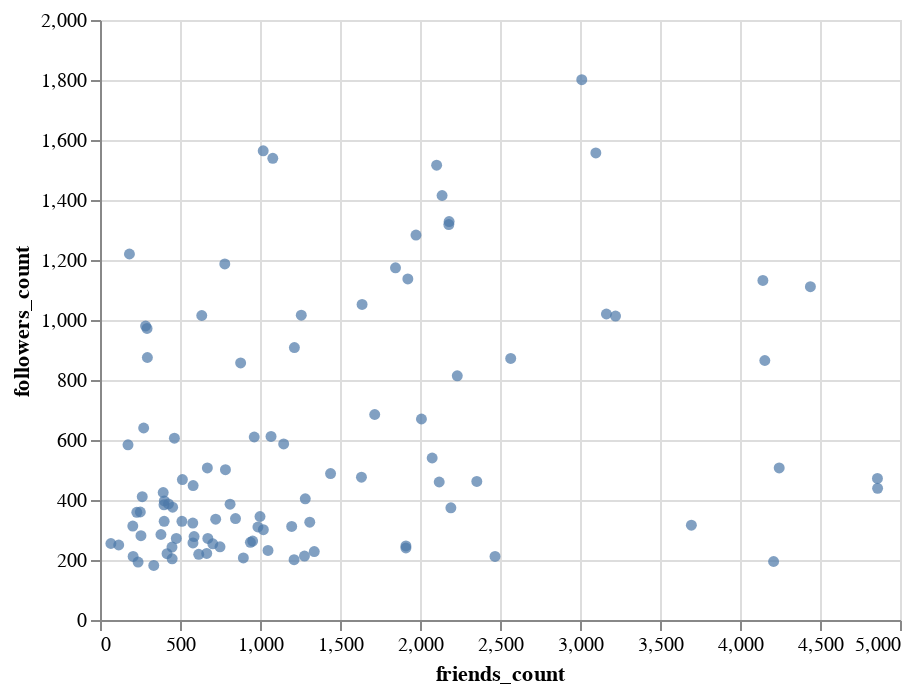

Notebook code cell kept with this figure:
### Markdown cell above
#### Circle mark

### Code cell
friends_chart = alt.Chart(df).mark_circle().encode(
    x='friends_count',
    y='followers_count',
)
friends_chart

### Figure 1 — Vega-Lite specification as saved in the notebook (floating-point values rounded to 4 significant figures)
{"$schema": "https://vega.github.io/schema/vega-lite/v2.6.0.json", "config": {"view": {"height": 300, "width": 400}}, "data": {"name": "data-0b202bd1b920000fec15f194ff2158f9"}, "datasets": {"data-0b202bd1b920000fec15f194ff2158f9": [{"created_at": "2010-02-10 00:28:15+00:00", "days_registered": 3119, "favourites_count": 5455, "followers_count": 872, "friends_count": 2567, "listed_count": 29, "name": "Bede Constantinides", "screen_name": "beconstant", "statuses_count": 3711}, {"created_at": "2009-02-15 10:20:25+00:00", "days_registered": 3479, "favourites_count": 319, "followers_count": 243, "friends_count": 450, "listed_count": 6, "name": "Sean Löfgren", "screen_name": "seanBE", "statuses_count": 326}, {"created_at": "2010-11-14 20:49:26+00:00", "days_registered": 2842, "favourites_count": 1211, "followers_count": 213, "friends_count": 1278, "listed_count": 5, "name": "Abdullah Binthunaiyan", "screen_name": "anthenaian", "statuses_count": 536}, {"created_at": "2008-04-13 13:05:06+00:00", "days_registered": 3787, "favourites_count": 2060, "followers_count": 1564, "friends_count": 1020, "listed_count": 132, "name": "Stéphane Wirtel", "screen_name": "matrixise", "statuses_count": 9357}, {"created_at": "2011-01-01 20:33:21+00:00", "days_registered": 2794, "favourites_count": 947, "followers_count": 345, "friends_count": 1000, "listed_count": 57, "name": "Serguei Mikhailov", "screen_name": "cadastreng", "statuses_count": 856}, {"created_at": "2009-06-11 17:50:10+00:00", "days_registered": 3363, "favourites_count": 274, "followers_count": 359, "friends_count": 230, "listed_count": 1, "name": "Mike Davies", "screen_name": "britzerland", "statuses_count": 114}, {"created_at": "2016-08-31 12:31:39+00:00", "days_registered": 725, "favourites_count": 6137, "followers_count": 272, "friends_count": 674, "listed_count": 9, "name": "Claudia Millán", "screen_name": "cheshireminima", "statuses_count": 2458}, {"created_at": "2015-01-21 08:45:20+00:00", "days_registered": 1313, "favourites_count": 518, "followers_count": 323, "friends_count": 580, "listed_count": 60, "name": "VendorMach", "screen_name": "Vendormach", "statuses_count": 272}, {"created_at": "2010-07-19 05:03:33+00:00", "days_registered": 2960, "favourites_count": 258, "followers_count": 606, "friends_count": 465, "listed_count": 32, "name": "Kshitij Maurya", "screen_name": "KshitijMaurya", "statuses_count": 3756}, {"created_at": "2015-04-01 11:21:20+00:00", "days_registered": 1243, "favourites_count": 1614, "followers_count": 404, "friends_count": 1283, "listed_count": 36, "name": "Stefan Zimmermann", "screen_name": "zimmermanncode", "statuses_count": 493}, {"created_at": "2007-03-24 14:26:47+00:00", "days_registered": 4173, "favourites_count": 6527, "followers_count": 1052, "friends_count": 1638, "listed_count": 93, "name": "Daniel Kershaw", "screen_name": "danjamker", "statuses_count": 7912}, {"created_at": "2011-10-26 00:32:30+00:00", "days_registered": 2496, "favourites_count": 37, "followers_count": 472, "friends_count": 4859, "listed_count": 20, "name": "Occhiomondo", "screen_name": "occhiomondo", "statuses_count": 1530}, {"created_at": "2011-07-22 04:44:50+00:00", "days_registered": 2592, "favourites_count": 2455, "followers_count": 507, "friends_count": 671, "listed_count": 46, "name": "Luis San Martin", "screen_name": "pathcl", "statuses_count": 9497}, {"created_at": "2011-05-31 21:31:41+00:00", "days_registered": 2644, "favourites_count": 967, "followers_count": 207, "friends_count": 896, "listed_count": 3, "name": "Joshua Lobo", "screen_name": "boreas_cryo", "statuses_count": 105}, {"created_at": "2013-11-12 08:39:54+00:00", "days_registered": 1748, "favourites_count": 722, "followers_count": 425, "friends_count": 395, "listed_count": 28, "name": "Jacob Tomlinson", "screen_name": "_JacobTomlinson", "statuses_count": 897}, {"created_at": "2012-03-01 06:26:38+00:00", "days_registered": 2369, "favourites_count": 433, "followers_count": 182, "friends_count": 336, "listed_count": 7, "name": "Ankur Ankan", "screen_name": "AnkurAnkan", "statuses_count": 267}, {"created_at": "2008-07-19 18:58:52+00:00", "days_registered": 3690, "favourites_count": 5623, "followers_count": 1013, "friends_count": 3222, "listed_count": 258, "name": "Scott Edwards", "screen_name": "scottedwards200", "statuses_count": 5745}, {"created_at": "2011-11-19 09:25:18+00:00", "days_registered": 2472, "favourites_count": 401, "followers_count": 272, "friends_count": 477, "listed_count": 18, "name": "Anita Schürch", "screen_name": "AnitaSchurch", "statuses_count": 408}, {"created_at": "2015-10-28 22:09:28+00:00", "days_registered": 1033, "favourites_count": 1604, "followers_count": 468, "friends_count": 515, "listed_count": 24, "name": "Isabel Castanho", "screen_name": "isabelscst", "statuses_count": 1256}, {"created_at": "2010-06-27 17:19:35+00:00", "days_registered": 2982, "favourites_count": 585, "followers_count": 865, "friends_count": 4155, "listed_count": 42, "name": "Mark kidde", "screen_name": "romeomarkk", "statuses_count": 856}, {"created_at": "2011-04-23 00:38:57+00:00", "days_registered": 2682, "favourites_count": 393, "followers_count": 204, "friends_count": 451, "listed_count": 6, "name": "Leonardo Jofré Flor", "screen_name": "leonardojofre", "statuses_count": 4381}, {"created_at": "2013-07-05 13:13:38+00:00", "days_registered": 1878, "favourites_count": 88, "followers_count": 222, "friends_count": 667, "listed_count": 22, "name": "Gaspar Brogueira", "screen_name": "GasparBrogueira", "statuses_count": 91}, {"created_at": "2016-07-20 09:44:59+00:00", "days_registered": 767, "favourites_count": 455, "followers_count": 250, "friends_count": 117, "listed_count": 11, "name": "Julien Le Sommer", "screen_name": "jlesommer", "statuses_count": 103}, {"created_at": "2014-06-14 00:47:21+00:00", "days_registered": 1534, "favourites_count": 9783, "followers_count": 507, "friends_count": 4245, "listed_count": 101, "name": "Beth was @PyCon 😆🐍", "screen_name": "bethahdc3", "statuses_count": 4108}, {"created_at": "2011-04-11 12:12:53+00:00", "days_registered": 2694, "favourites_count": 1414, "followers_count": 301, "friends_count": 1021, "listed_count": 10, "name": "Juan", "screen_name": "JnEsZ", "statuses_count": 273}, {"created_at": "2007-09-09 23:03:19+00:00", "days_registered": 4004, "favourites_count": 1984, "followers_count": 610, "friends_count": 964, "listed_count": 55, "name": "Lapsa-Malawski", "screen_name": "munhitsu", "statuses_count": 3032}, {"created_at": "2014-06-22 17:46:39+00:00", "days_registered": 1526, "favourites_count": 1001, "followers_count": 397, "friends_count": 402, "listed_count": 141, "name": "Nicolas Schmelling", "screen_name": "DerSchmelling", "statuses_count": 2240}, {"created_at": "2010-03-24 18:54:52+00:00", "days_registered": 3077, "favourites_count": 114, "followers_count": 219, "friends_count": 617, "listed_count": 1, "name": "Rit De", "screen_name": "ritde1", "statuses_count": 311}, {"created_at": "2008-04-01 15:01:43+00:00", "days_registered": 3799, "favourites_count": 629, "followers_count": 1187, "friends_count": 780, "listed_count": 140, "name": "Peter Hoffmann", "screen_name": "peterhoffmann", "statuses_count": 3307}, {"created_at": "2012-05-26 20:25:57+00:00", "days_registered": 2283, "favourites_count": 55, "followers_count": 212, "friends_count": 2469, "listed_count": 0, "name": "Jonathan Tecwyn", "screen_name": "txwyn", "statuses_count": 125}, {"created_at": "2009-01-21 01:26:14+00:00", "days_registered": 3504, "favourites_count": 1386, "followers_count": 814, "friends_count": 2233, "listed_count": 33, "name": "Matias Valdenegro 🐧", "screen_name": "mvaldenegro", "statuses_count": 5225}, {"created_at": "2016-09-08 18:50:13+00:00", "days_registered": 717, "favourites_count": 3897, "followers_count": 240, "friends_count": 1912, "listed_count": 3, "name": "Camel3", "screen_name": "8kazu3", "statuses_count": 115}, {"created_at": "2008-12-13 16:31:46+00:00", "days_registered": 3543, "favourites_count": 1064, "followers_count": 1015, "friends_count": 636, "listed_count": 81, "name": "Tillmann Eitelberg", "screen_name": "_Tillmann", "statuses_count": 2082}, {"created_at": "2009-08-12 22:54:56+00:00", "days_registered": 3301, "favourites_count": 79, "followers_count": 201, "friends_count": 1213, "listed_count": 21, "name": "iTrendOn", "screen_name": "iTrendOn", "statuses_count": 295}, {"created_at": "2010-07-02 15:46:59+00:00", "days_registered": 2977, "favourites_count": 98183, "followers_count": 1137, "friends_count": 1924, "listed_count": 6, "name": "Jo Zep", "screen_name": "peppujool", "statuses_count": 69087}, {"created_at": "2017-04-12 08:09:58+00:00", "days_registered": 501, "favourites_count": 1, "followers_count": 195, "friends_count": 4210, "listed_count": 4, "name": "Prabhakar", "screen_name": "_dsprabhakar", "statuses_count": 0}, {"created_at": "2010-07-06 16:36:45+00:00", "days_registered": 2973, "favourites_count": 189, "followers_count": 247, "friends_count": 1912, "listed_count": 1, "name": "Pettern", "screen_name": "knpetter", "statuses_count": 1208}, {"created_at": "2011-04-05 23:55:34+00:00", "days_registered": 2700, "favourites_count": 1365, "followers_count": 972, "friends_count": 294, "listed_count": 63, "name": "Marc Garcia", "screen_name": "datapythonista", "statuses_count": 1278}, {"created_at": "2013-07-20 20:14:58+00:00", "days_registered": 1863, "favourites_count": 1463, "followers_count": 908, "friends_count": 1215, "listed_count": 58, "name": "Michael Bossetta", "screen_name": "MichaelBossetta", "statuses_count": 1239}, {"created_at": "2009-02-10 22:44:33+00:00", "days_registered": 3484, "favourites_count": 99, "followers_count": 875, "friends_count": 296, "listed_count": 60, "name": "Tucson Python", "screen_name": "TuPLE", "statuses_count": 2255}, {"created_at": "2009-06-20 16:29:29+00:00", "days_registered": 3354, "favourites_count": 4645, "followers_count": 285, "friends_count": 381, "listed_count": 83, "name": "pentulohryz", "screen_name": "pythonrulez", "statuses_count": 3203}, {"created_at": "2011-01-28 22:44:42+00:00", "days_registered": 2767, "favourites_count": 151, "followers_count": 228, "friends_count": 1339, "listed_count": 27, "name": "Mike S", "screen_name": "more_data", "statuses_count": 911}, {"created_at": "2009-10-30 15:40:24+00:00", "days_registered": 3222, "favourites_count": 601, "followers_count": 278, "friends_count": 588, "listed_count": 2, "name": "Ashwin Vishnu", "screen_name": "ashwinvis", "statuses_count": 1373}, {"created_at": "2009-01-26 16:44:29+00:00", "days_registered": 3499, "favourites_count": 37149, "followers_count": 1557, "friends_count": 3099, "listed_count": 220, "name": "Alberto Labarga", "screen_name": "alabarga", "statuses_count": 10001}, {"created_at": "2009-11-12 20:43:04+00:00", "days_registered": 3209, "favourites_count": 10, "followers_count": 1020, "friends_count": 3165, "listed_count": 38, "name": "Sundeep Teki", "screen_name": "sundeepteki", "statuses_count": 728}, {"created_at": "2009-09-01 10:43:34+00:00", "days_registered": 3281, "favourites_count": 4197, "followers_count": 460, "friends_count": 2120, "listed_count": 12, "name": "R Palmer", "screen_name": "rd_palmer", "statuses_count": 2871}, {"created_at": "2010-07-02 04:57:06+00:00", "days_registered": 2977, "favourites_count": 208, "followers_count": 338, "friends_count": 847, "listed_count": 13, "name": "irving", "screen_name": "IrvingProg", "statuses_count": 3296}, {"created_at": "2009-02-04 13:17:30+00:00", "days_registered": 3490, "favourites_count": 1488, "followers_count": 387, "friends_count": 428, "listed_count": 20, "name": "Oleg Prylypko", "screen_name": "prylypko", "statuses_count": 4019}, {"created_at": "2016-11-01 14:32:23+00:00", "days_registered": 663, "favourites_count": 239, "followers_count": 360, "friends_count": 252, "listed_count": 6, "name": "Python Alicante", "screen_name": "python_alc", "statuses_count": 445}, {"created_at": "2009-08-31 09:20:22+00:00", "days_registered": 3282, "favourites_count": 50, "followers_count": 193, "friends_count": 238, "listed_count": 8, "name": "Ahmed Magdy", "screen_name": "ahmed_magdy40", "statuses_count": 1638}, {"created_at": "2009-06-16 12:51:07+00:00", "days_registered": 3358, "favourites_count": 1466, "followers_count": 612, "friends_count": 1069, "listed_count": 37, "name": "Stuart Mumford", "screen_name": "StuartMumford", "statuses_count": 4270}, {"created_at": "2013-04-17 20:55:25+00:00", "days_registered": 1957, "favourites_count": 21042, "followers_count": 1516, "friends_count": 2104, "listed_count": 57, "name": "Yara Sanchez", "screen_name": "yara_elena", "statuses_count": 7724}, {"created_at": "2010-06-30 12:11:11+00:00", "days_registered": 2979, "favourites_count": 1838, "followers_count": 1283, "friends_count": 1975, "listed_count": 145, "name": "David MartínBorregón", "screen_name": "DavidMartinB", "statuses_count": 12549}, {"created_at": "2009-09-11 17:52:15+00:00", "days_registered": 3271, "favourites_count": 459, "followers_count": 462, "friends_count": 2355, "listed_count": 15, "name": "Franco Donati", "screen_name": "FDonati", "statuses_count": 672}, {"created_at": "2009-04-29 07:17:48+00:00", "days_registered": 3406, "favourites_count": 1909, "followers_count": 685, "friends_count": 1717, "listed_count": 199, "name": "steven c shepard", "screen_name": "scshepard", "statuses_count": 17122}, {"created_at": "2011-10-11 15:42:01+00:00", "days_registered": 2511, "favourites_count": 2498, "followers_count": 1132, "friends_count": 4143, "listed_count": 57, "name": "jacopo staiano", "screen_name": "stjaco", "statuses_count": 4241}, {"created_at": "2012-03-13 10:00:23+00:00", "days_registered": 2357, "favourites_count": 311, "followers_count": 221, "friends_count": 419, "listed_count": 34, "name": "Simone Basso", "screen_name": "simbasso", "statuses_count": 901}, {"created_at": "2011-11-22 17:22:43+00:00", "days_registered": 2469, "favourites_count": 191, "followers_count": 263, "friends_count": 954, "listed_count": 9, "name": "Irahan", "screen_name": "irahan_", "statuses_count": 453}, {"created_at": "2012-09-28 07:43:49+00:00", "days_registered": 2158, "favourites_count": 3171, "followers_count": 1801, "friends_count": 3011, "listed_count": 193, "name": "Luc Henry", "screen_name": "heluc", "statuses_count": 7377}, {"created_at": "2011-12-12 11:14:44+00:00", "days_registered": 2449, "favourites_count": 821, "followers_count": 1328, "friends_count": 2182, "listed_count": 109, "name": "Steve Cultrera", "screen_name": "scultrera", "statuses_count": 937}, {"created_at": "2013-07-14 10:56:52+00:00", "days_registered": 1869, "favourites_count": 16095, "followers_count": 439, "friends_count": 4860, "listed_count": 82, "name": "Mathieu Guille", "screen_name": "mathieuguille", "statuses_count": 1699}, {"created_at": "2012-11-24 21:28:57+00:00", "days_registered": 2101, "favourites_count": 7417, "followers_count": 281, "friends_count": 256, "listed_count": 7, "name": "עלמה", "screen_name": "MarcoAlmah", "statuses_count": 4517}, {"created_at": "2013-12-26 18:04:39+00:00", "days_registered": 1704, "favourites_count": 675, "followers_count": 1318, "friends_count": 2180, "listed_count": 51, "name": "chaignc", "screen_name": "chaignc", "statuses_count": 1495}, {"created_at": "2015-05-26 20:46:29+00:00", "days_registered": 1188, "favourites_count": 1978, "followers_count": 326, "friends_count": 1311, "listed_count": 22, "name": "xmn", "screen_name": "xmnlab", "statuses_count": 970}, {"created_at": "2009-04-23 20:21:03+00:00", "days_registered": 3412, "favourites_count": 3639, "followers_count": 1415, "friends_count": 2138, "listed_count": 99, "name": "Joona Lehtomäki", "screen_name": "jlehtoma", "statuses_count": 7915}, {"created_at": "2012-06-26 16:00:36+00:00", "days_registered": 2252, "favourites_count": 6929, "followers_count": 310, "friends_count": 987, "listed_count": 82, "name": "Clément Chastagnol", "screen_name": "HerrDoktorFunk", "statuses_count": 11839}, {"created_at": "2011-03-12 01:48:04+00:00", "days_registered": 2724, "favourites_count": 2186, "followers_count": 336, "friends_count": 723, "listed_count": 37, "name": "Branden Allen", "screen_name": "space_qual", "statuses_count": 4546}, {"created_at": "2017-01-15 13:10:18+00:00", "days_registered": 588, "favourites_count": 8059, "followers_count": 259, "friends_count": 940, "listed_count": 1, "name": "Paweł Gliwny", "screen_name": "GliwnyP", "statuses_count": 1952}, {"created_at": "2012-08-27 14:42:38+00:00", "days_registered": 2190, "favourites_count": 1056, "followers_count": 232, "friends_count": 1050, "listed_count": 5, "name": "Kelch Monteiro", "screen_name": "KelchMonteiro", "statuses_count": 1269}, {"created_at": "2013-08-21 17:57:34+00:00", "days_registered": 1831, "favourites_count": 10314, "followers_count": 587, "friends_count": 1148, "listed_count": 71, "name": "Miloš Miljković", "screen_name": "miishke", "statuses_count": 12192}, {"created_at": "2015-10-09 19:51:03+00:00", "days_registered": 1052, "favourites_count": 954, "followers_count": 1016, "friends_count": 1258, "listed_count": 41, "name": "PyCaribbean", "screen_name": "PyCaribbean", "statuses_count": 1117}, {"created_at": "2010-03-01 22:34:08+00:00", "days_registered": 3100, "favourites_count": 278, "followers_count": 212, "friends_count": 207, "listed_count": 11, "name": "Deanna Hence", "screen_name": "deahence", "statuses_count": 1273}, {"created_at": "2012-06-16 13:54:13+00:00", "days_registered": 2262, "favourites_count": 334, "followers_count": 316, "friends_count": 3696, "listed_count": 2, "name": "Aditthya", "screen_name": "ad137hya", "statuses_count": 23}, {"created_at": "2010-07-12 21:22:30+00:00", "days_registered": 2967, "favourites_count": 860, "followers_count": 386, "friends_count": 813, "listed_count": 40, "name": "Mel Sandells", "screen_name": "mjsandells", "statuses_count": 3856}, {"created_at": "2011-04-28 14:10:01+00:00", "days_registered": 2677, "favourites_count": 2890, "followers_count": 501, "friends_count": 784, "listed_count": 62, "name": "Akim Boyko", "screen_name": "AkimBoyko", "statuses_count": 4759}, {"created_at": "2009-04-13 18:37:02+00:00", "days_registered": 3422, "favourites_count": 3732, "followers_count": 254, "friends_count": 705, "listed_count": 5, "name": "Robin Cole", "screen_name": "robmarkcole", "statuses_count": 1362}, {"created_at": "2014-02-09 06:08:05+00:00", "days_registered": 1659, "favourites_count": 14679, "followers_count": 476, "friends_count": 1634, "listed_count": 14, "name": "Epsilon Haze ⚑", "screen_name": "AlisonStarfox", "statuses_count": 5050}, {"created_at": "2011-10-26 13:47:52+00:00", "days_registered": 2496, "favourites_count": 1, "followers_count": 584, "friends_count": 175, "listed_count": 70, "name": "Konrad Hinsen", "screen_name": "khinsen", "statuses_count": 5869}, {"created_at": "2010-03-26 19:20:29+00:00", "days_registered": 3075, "favourites_count": 1262, "followers_count": 1539, "friends_count": 1080, "listed_count": 38, "name": "Sean Cutler", "screen_name": "cutlersr", "statuses_count": 1212}, {"created_at": "2014-03-31 15:11:40+00:00", "days_registered": 1609, "favourites_count": 1991, "followers_count": 313, "friends_count": 205, "listed_count": 8, "name": "Phil Elson", "screen_name": "pypelson", "statuses_count": 310}, {"created_at": "2008-05-23 09:17:51+00:00", "days_registered": 3747, "favourites_count": 268, "followers_count": 411, "friends_count": 264, "listed_count": 16, "name": "Gijs Molenaar", "screen_name": "gijzelaerr", "statuses_count": 1449}, {"created_at": "2014-07-14 18:35:23+00:00", "days_registered": 1504, "favourites_count": 10338, "followers_count": 857, "friends_count": 879, "listed_count": 144, "name": "(((Valerio Maggio)))", "screen_name": "leriomaggio", "statuses_count": 3841}, {"created_at": "2013-12-10 10:10:36+00:00", "days_registered": 1720, "favourites_count": 576, "followers_count": 329, "friends_count": 512, "listed_count": 23, "name": "jrbanga", "screen_name": "julio_r_banga", "statuses_count": 1297}, {"created_at": "2011-07-05 15:07:49+00:00", "days_registered": 2609, "favourites_count": 207, "followers_count": 1220, "friends_count": 184, "listed_count": 11, "name": "DEMCON", "screen_name": "DEMCON", "statuses_count": 940}, {"created_at": "2011-07-15 15:27:20+00:00", "days_registered": 2599, "favourites_count": 1580, "followers_count": 312, "friends_count": 1198, "listed_count": 34, "name": "Matteo Zuccon", "screen_name": "matteo_zuccon", "statuses_count": 926}, {"created_at": "2012-07-26 12:23:03+00:00", "days_registered": 2222, "favourites_count": 93, "followers_count": 640, "friends_count": 273, "listed_count": 50, "name": "Python North East", "screen_name": "PythonNorthEast", "statuses_count": 2786}, {"created_at": "2014-11-20 09:55:51+00:00", "days_registered": 1375, "favourites_count": 538, "followers_count": 1174, "friends_count": 1847, "listed_count": 89, "name": "Odell Dias", "screen_name": "Odell_Wizard", "statuses_count": 1392}, {"created_at": "2014-04-06 00:23:59+00:00", "days_registered": 1603, "favourites_count": 28, "followers_count": 488, "friends_count": 1441, "listed_count": 34, "name": "Zoomer Analytics", "screen_name": "ZoomerAnalytics", "statuses_count": 387}, {"created_at": "2012-03-16 12:15:37+00:00", "days_registered": 2354, "favourites_count": 973, "followers_count": 540, "friends_count": 2076, "listed_count": 13, "name": "Guillem Duran", "screen_name": "Miau_DB", "statuses_count": 1856}, {"created_at": "2007-06-13 08:55:54+00:00", "days_registered": 4092, "favourites_count": 50, "followers_count": 329, "friends_count": 401, "listed_count": 109, "name": "Cristiano Dal Farra", "screen_name": "crisdalfarra", "statuses_count": 3486}, {"created_at": "2008-05-26 09:22:37+00:00", "days_registered": 3744, "favourites_count": 806, "followers_count": 448, "friends_count": 582, "listed_count": 32, "name": "alonnir", "screen_name": "alonnir", "statuses_count": 8184}, {"created_at": "2009-07-15 07:04:22+00:00", "days_registered": 3329, "favourites_count": 3493, "followers_count": 257, "friends_count": 581, "listed_count": 26, "name": "Sebastien Campion", "screen_name": "sebcampion", "statuses_count": 1772}, {"created_at": "2011-05-03 11:44:38+00:00", "days_registered": 2672, "favourites_count": 423, "followers_count": 384, "friends_count": 400, "listed_count": 20, "name": "Kasia ☕️", "screen_name": "khkaminska", "statuses_count": 352}, {"created_at": "2017-11-29 12:00:27+00:00", "days_registered": 270, "favourites_count": 126, "followers_count": 255, "friends_count": 68, "listed_count": 5, "name": "PyData Edinburgh", "screen_name": "PyDataEdinburgh", "statuses_count": 188}, {"created_at": "2009-05-25 02:11:07+00:00", "days_registered": 3380, "favourites_count": 1209, "followers_count": 980, "friends_count": 285, "listed_count": 94, "name": "Stefan Kasberger", "screen_name": "stefankasberger", "statuses_count": 4997}, {"created_at": "2015-07-08 23:16:35+00:00", "days_registered": 1145, "favourites_count": 2998, "followers_count": 244, "friends_count": 750, "listed_count": 1, "name": "Yunus Emre Belet", "screen_name": "yemrebelet", "statuses_count": 508}, {"created_at": "2009-06-19 12:45:22+00:00", "days_registered": 3355, "favourites_count": 90, "followers_count": 374, "friends_count": 2193, "listed_count": 12, "name": "Mrt Pruvost-Beaurain", "screen_name": "Martin__PB", "statuses_count": 97}, {"created_at": "2010-07-27 07:11:35+00:00", "days_registered": 2952, "favourites_count": 671, "followers_count": 670, "friends_count": 2009, "listed_count": 63, "name": "Balzer82", "screen_name": "Balzer82", "statuses_count": 9313}, {"created_at": "2009-03-01 20:33:59+00:00", "days_registered": 3465, "favourites_count": 13888, "followers_count": 1111, "friends_count": 4440, "listed_count": 58, "name": "Steffen Röcker", "screen_name": "sroecker", "statuses_count": 1755}, {"created_at": "2008-05-18 00:22:35+00:00", "days_registered": 3752, "favourites_count": 91, "followers_count": 376, "friends_count": 454, "listed_count": 30, "name": "Saúl", "screen_name": "definitely", "statuses_count": 191}]}, "encoding": {"x": {"field": "friends_count", "type": "quantitative"}, "y": {"field": "followers_count", "type": "quantitative"}}, "mark": "circle"}
